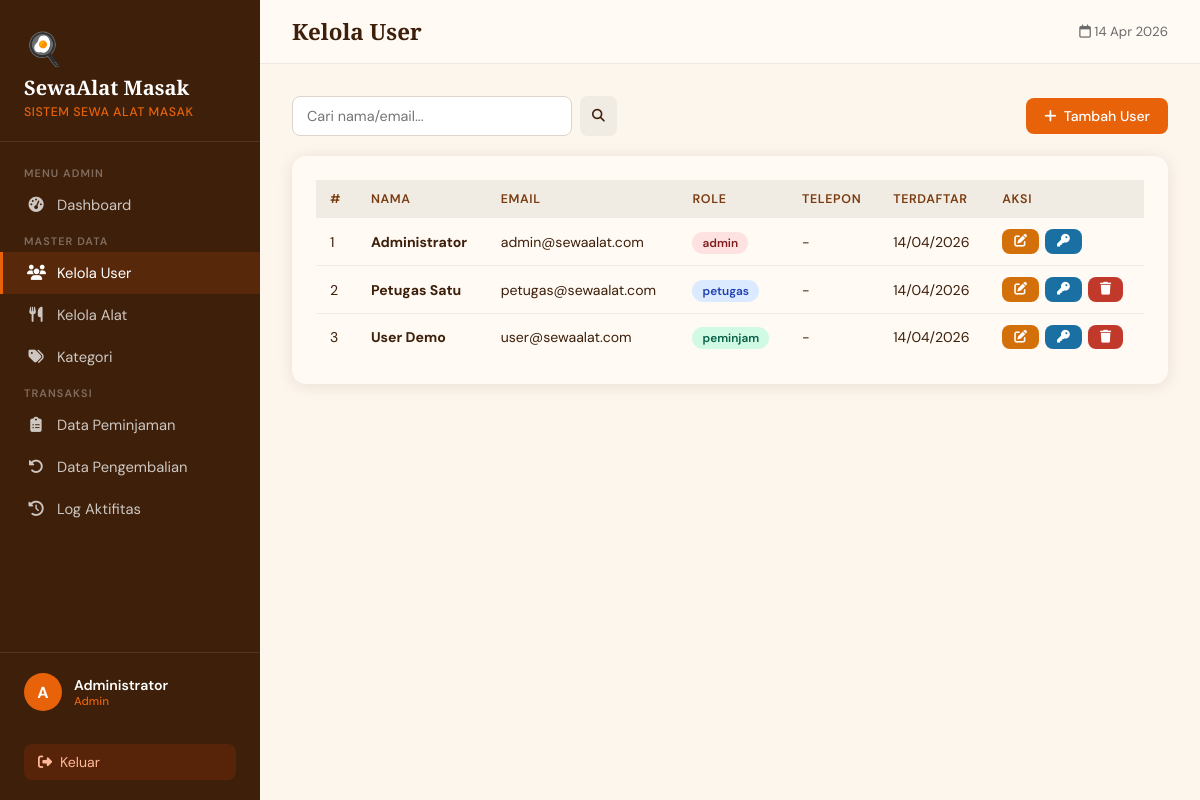
/users.php (signed in), run on the app's committed database.
### tables this page shows
CREATE TABLE users (
    id INT AUTO_INCREMENT PRIMARY KEY,
    nama VARCHAR(100) NOT NULL,
    email VARCHAR(100) UNIQUE NOT NULL,
    password VARCHAR(255) NOT NULL,
    role ENUM('admin','petugas','peminjam') DEFAULT 'peminjam',
    telepon VARCHAR(20),
    alamat TEXT,
    created_at TIMESTAMP DEFAULT CURRENT_TIMESTAMP
);

### users.php (the view, shortened to what this page needs)
<?php
require_once '../includes/config.php';
$search = $_GET['q'] ?? '';
$where = $search ? "WHERE nama LIKE '%$search%' OR email LIKE '%$search%'" : '';
$users = $conn->query("SELECT * FROM users $where ORDER BY created_at DESC");
include '../includes/header.php';
?>
<div style="display:flex;gap:12px;align-items:center;margin-bottom:20px;flex-wrap:wrap;">
  <form method="GET" style="display:flex;gap:8px;flex:1;min-width:200px;">
    <input type="text" name="q" placeholder="Cari nama/email..." value="<?=htmlspecialchars($search)?>" style="max-width:280px;">
    <button type="submit" class="btn btn-secondary btn-sm"><i class="fas fa-search"></i></button>
  </form>
  <button class="btn btn-primary" onclick="openModal('modal-tambah')"><i class="fas fa-plus"></i> Tambah User</button>
</div>
<div class="card">
  <div class="table-wrap">
    <table>
      <thead><tr><th>#</th><th>Nama</th><th>Email</th><th>Role</th><th>Telepon</th><th>Terdaftar</th><th>Aksi</th></tr></thead>
      <tbody>
        <?php $no=1; while($u=$users->fetch_assoc()): ?>
        <tr>
          <td><?=$no++?></td>
          <td><strong><?=htmlspecialchars($u['nama'])?></strong></td>
          <td><?=htmlspecialchars($u['email'])?></td>
          <td><span class="badge <?=$u['role']=='admin'?'badge-danger':($u['role']=='petugas'?'badge-info':'badge-success')?>"><?=$u['role']?></span></td>
          <td><?=htmlspecialchars($u['telepon']??'-')?></td>
          <td><?=date('d/m/Y',strtotime($u['created_at']))?></td>
          <td style="display:flex;gap:6px;">
            <a href="?edit=<?=$u['id']?>" class="btn btn-warning btn-sm" title="Edit"><i class="fas fa-edit"></i></a>
            <form method="POST" style="display:inline" onsubmit="return confirm('Reset password ke default?')">
              <button type="submit" class="btn btn-info btn-sm" title="Reset Password"><i class="fas fa-key"></i></button>
            </form>
            <?php if($u['id']!=$_SESSION['user_id']): ?>
            <form method="POST" style="display:inline" onsubmit="return confirm('Hapus user ini?')">
              <button type="submit" class="btn btn-danger btn-sm"><i class="fas fa-trash"></i></button>
            </form>
            <?php endif; ?>
          </td>
        </tr>
        <?php endwhile; ?>
      </tbody>
    </table>
  </div>
</div>
<?php include '../includes/footer.php'; ?>

### includes/header.php (style rules this page uses)
:root { --cream: #fdf6ec; --warm-white: #fffaf4; --orange: #e8620a; --orange-deep: #c04f06; --orange-light: #fde8d8; --brown: #3d1f0a; --brown-mid: #7a3b10; --gray: #6b6b6b; --gray-light: #f0ebe3; --success: #2d7a3a; --danger: #c0392b; --warning: #d4700a; --info: #1a6fa3; --shadow: 0 2px 16px rgba(61,31,10,0.10); --shadow-md: 0 4px 24px rgba(61,31,10,0.13); --radius: 14px; --radius-sm: 8px; }
*, *::before, *::after { box-sizing: border-box; margin: 0; padding: 0; }
body { font-family: 'DM Sans', sans-serif; background: var(--cream); color: var(--brown); min-height: 100vh; }
a { color: var(--orange); text-decoration: none; }
.card { background: var(--warm-white); border-radius: var(--radius); box-shadow: var(--shadow); padding: 24px; margin-bottom: 24px; }
.btn { display: inline-flex; align-items: center; gap: 7px; padding: 9px 18px; border-radius: var(--radius-sm); font-size: 0.88rem; font-family: inherit; font-weight: 500; cursor: pointer; border: none; transition: all 0.2s; text-decoration: none; }
.btn-primary { background: var(--orange); color: #fff; }
.btn-secondary { background: var(--gray-light); color: var(--brown); }
.btn-danger { background: var(--danger); color: #fff; }
.btn-warning { background: var(--warning); color: #fff; }
.btn-info { background: var(--info); color: #fff; }
.btn-sm { padding: 6px 12px; font-size: 0.8rem; }
.table-wrap { overflow-x: auto; }
table { width: 100%; border-collapse: collapse; font-size: 0.88rem; }
th { background: var(--gray-light); padding: 11px 14px; text-align: left; font-weight: 600; font-size: 0.78rem; text-transform: uppercase; letter-spacing: .05em; color: var(--brown-mid); }
td { padding: 11px 14px; border-bottom: 1px solid var(--gray-light); vertical-align: middle; }
tr:last-child td { border-bottom: none; }
.badge { padding: 3px 10px; border-radius: 99px; font-size: 0.74rem; font-weight: 600; }
.badge-success { background: #d1fae5; color: #065f46; }
.badge-danger { background: #fee2e2; color: #7f1d1d; }
.badge-info { background: #dbeafe; color: #1e40af; }
input[type=text], input[type=email], input[type=password], input[type=number], input[type=date], select, textarea { width: 100%; padding: 10px 14px; border: 1.5px solid #ddd5c9; border-radius: var(--radius-sm); font-family: inherit; font-size: 0.9rem; background: #fff; color: var(--brown); transition: border-color 0.2s; }

### data on the page
users: nama "Administrator", email "admin@sewaalat.com", role "admin", telepon "-", created_at "14/04/2026"
users: nama "Petugas Satu", email "petugas@sewaalat.com", role "petugas", telepon "-", created_at "14/04/2026"
users: nama "User Demo", email "user@sewaalat.com", role "peminjam", telepon "-", created_at "14/04/2026"

### other printed values
APP_NAME "SewaAlat Masak"
substr($user['nama'],0,1) "A"
$user['nama'] "Administrator"
$user['role'] "Admin"
$page_title "Kelola User"
